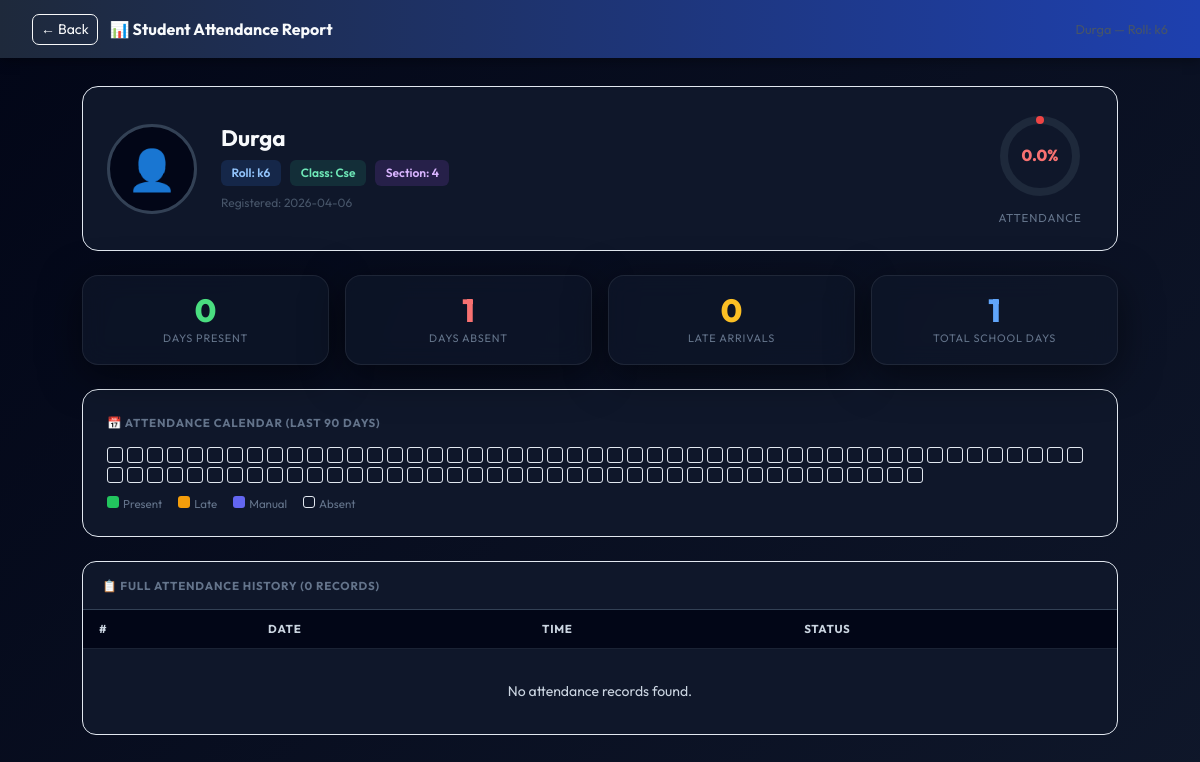
/student_report/18 (signed in), run on the app's committed database.
### tables this page shows
CREATE TABLE students (
                    id INTEGER PRIMARY KEY AUTOINCREMENT,
                    name TEXT NOT NULL,
                    roll TEXT,
                    class TEXT,
                    section TEXT,
                    created_at TEXT
                );

### app.py (the view)
@app.route("/student_report/<int:sid>")
def student_report(sid):
    redir = require_login()
    if redir: return redir
    conn = sqlite3.connect(DB_PATH)
    c = conn.cursor()
    c.execute("SELECT id, name, roll, class, section, created_at FROM students WHERE id=?", (sid,))
    student = c.fetchone()
    if not student:
        conn.close()
        return abort(404)
    c.execute("SELECT id, timestamp, status FROM attendance WHERE student_id=? ORDER BY timestamp DESC", (sid,))
    records = c.fetchall()
    c.execute("SELECT COUNT(DISTINCT date(timestamp)) FROM attendance")
    total_days = c.fetchone()[0] or 1
    conn.close()
    att_dates = {}
    for r in records:
        d = r[1][:10] if r[1] else ""
        if d:
            att_dates[d] = r[2] or "present"
    pct = round(min(100, len(att_dates) / total_days * 100), 1)
    return render_template("student_report.html", student=student, records=records,
                           att_dates=att_dates, pct=pct, total_days=total_days)

### app.py (called while the page is built)
def get_current_user():
    uid = session.get("user_id")
    if not uid:
        return None
    return {"id": uid, "role": session.get("user_role", ""),
            "name": session.get("user_name", ""), "username": session.get("user_username", "")}

def require_staff_or_admin():
    if not session.get("user_id"):
        return redirect(url_for("login"))
    return None

@app.context_processor
def inject_user():
    return {"current_user": get_current_user()}

### templates/student_report.html (shortened to what this page needs)
<!doctype html>
<html lang="en">
<head>
    <link href="https://cdn.jsdelivr.net/npm/bootstrap@5.3.1/dist/css/bootstrap.min.css" rel="stylesheet">
  <link rel="stylesheet" href="{{ url_for('static', filename='css/style.css') }}">
</head>
<body>
    <div class="top-bar">
        <div style="display:flex;align-items:center;gap:.75rem;">
            <a href="/manage_students" class="btn btn-sm btn-outline-light" style="border-radius:7px;">← Back</a>
            <h4>📊 Student Attendance Report</h4>
        </div>
        <div style="font-size:.8rem;color: #475569;">{{ student[1] }} — Roll: {{ student[2] or '—' }}</div>
    </div>
    <div class="page">
        <div class="profile-card">
            <div class="profile-info" style="flex:1;">
                <h2>{{ student[1] }}</h2>
                <div class="profile-meta">
                    {% if student[2] %}<span class="meta-badge mb-blue">Roll: {{ student[2] }}</span>{% endif %}
                    {% if student[3] %}<span class="meta-badge mb-green">Class: {{ student[3] }}</span>{% endif %}
                    {% if student[4] %}<span class="meta-badge mb-purple">Section: {{ student[4] }}</span>{% endif %}
                </div>
                <div style="font-size:.75rem;color:#475569;margin-top:.5rem;">Registered: {{ student[5][:10] if
                    student[5] else '—' }}</div>
            </div>
            <div class="ring-wrap">
                <svg width="90" height="90" viewBox="0 0 90 90">
                    <circle cx="45" cy="45" r="36" fill="none" stroke="#1e293b" stroke-width="8" />
                    <circle cx="45" cy="45" r="36" fill="none"
                        stroke="{{ '#22c55e' if pct >= 75 else '#f59e0b' if pct >= 50 else '#ef4444' }}"
                        stroke-width="8" stroke-linecap="round" stroke-dasharray="{{ pct * 2.262 }} 226.2"
                        transform="rotate(-90 45 45)" />
                    <text x="45" y="50" text-anchor="middle" font-size="16" font-weight="800"
                        fill="{{ '#4ade80' if pct >= 75 else '#fbbf24' if pct >= 50 else '#f87171' }}">{{ pct }}%</text>
                </svg>
                <div class="ring-label">Attendance</div>
            </div>
        </div>
        <div class="stats-row">
            <div class="stat-card">
                <div class="stat-num s-green">{{ att_dates|length }}</div>
                <div class="stat-lbl">Days Present</div>
            </div>
            <div class="stat-card">
                <div class="stat-num s-red">{{ [0, total_days - att_dates|length]|max }}</div>
                <div class="stat-lbl">Days Absent</div>
            </div>
            <div class="stat-card">
                {% set ns = namespace(late_count=0) %}{% for r in records %}{% if r[2]=='late' %}{% set ns.late_count =
                ns.late_count + 1 %}{% endif %}{% endfor %}
                <div class="stat-num s-amber">{{ ns.late_count }}</div>
                <div class="stat-lbl">Late Arrivals</div>
            </div>
            <div class="stat-card">
                <div class="stat-num s-blue">{{ total_days }}</div>
                <div class="stat-lbl">Total School Days</div>
            </div>
        </div>
        <div class="cal-wrap">
            <div class="cal-title">📅 Attendance Calendar (last 90 days)</div>
            <div class="cal-grid" id="calGrid"></div>
            <div class="cal-legend">
                <span><span class="legend-dot day-present"></span>Present</span>
                <span><span class="legend-dot day-late"></span>Late</span>
                <span><span class="legend-dot day-manual"></span>Manual</span>
                <span><span class="legend-dot day-absent" style="border: 1px solid #e2e8f0;"></span>Absent</span>
            </div>
        </div>
        <div class="tbl-wrap">
            <div class="tbl-header">📋 Full Attendance History ({{ records|length }} records)</div>
            <table>
                <thead>
                    <tr>
                        <th>#</th>
                        <th>Date</th>
                        <th>Time</th>
                        <th>Status</th>
                    </tr>
                </thead>
                <tbody>
                    {% for r in records %}
                    <tr>
                        <td>{{ loop.index }}</td>
                        <td>{{ r[1][:10] if r[1] else '—' }}</td>
                        <td>{{ r[1][11:16] if r[1] and r[1]|length > 10 else '—' }}</td>
                        <td>
                            <span
                                class="badge-status {{ 'bs-late' if r[2]=='late' else 'bs-manual' if r[2]=='manual' else 'bs-present' }}">
                                {{ r[2] or 'present' }}
                            </span>
                        </td>
                    </tr>
                    {% else %}
                    <tr>
                        <td colspan="4" style="text-align:center;padding:2rem;color:#475569;">No attendance records
                            found.</td>
                    </tr>
                    {% endfor %}
                </tbody>
            </table>
        </div>
    </div>
</body>
</html>

### static/css/style.css (style rules this page uses)
html, body { min-height: 100vh; margin: 0; font-family: 'Outfit', 'Inter', sans-serif !important; color: #f8fafc !important; overflow-x: hidden; }
body { background: linear-gradient(135deg, #020617, #0f172a, #020617) !important; background-size: 200% 200% !important; animation: gradientBG 20s ease infinite !important; }
.glass-panel, .glass-card, .card, .card-light, .card-dark, .stat-card, .right-panel, .left-panel { background: rgba(15, 23, 42, 0.7) !important; backdrop-filter: blur(12px) !important; -webkit-backdrop-filter: blur(12px) !important; border: 1px solid rgba(255, 255, 255, 0.08) !important; box-shadow: 0 10px 40px rgba(0, 0, 0, 0.5) !important; border-radius: 16px !important; transition: transform 0.3s cubic-bezier(0.4, 0, 0.2, 1), box-shadow 0.3s ease !important; color: #f8fafc !important; }
h1, h2, h3, h4, h5, h6 { font-family: 'Outfit', sans-serif !important; font-weight: 700 !important; color: #f8fafc !important; }
table, .table { color: #f8fafc !important; }
th, td { border-color: rgba(255,255,255,0.05) !important; color: #cbd5e1 !important; }

### templates/student_report.html (style rules this page uses)
*, *::before, *::after { box-sizing: border-box; margin: 0; padding: 0; }
body { background: #020617; color: #f8fafc; font-family: 'Inter', sans-serif; }
.top-bar { background: linear-gradient(90deg, #1e293b, #1e40af); padding: .85rem 2rem; display: flex; align-items: center; justify-content: space-between; box-shadow: 0 2px 12px rgba(0, 0, 0, .4); }
.top-bar h4 { margin: 0; font-size: 1rem; font-weight: 700; color: #f8fafc; }
.page { padding: 1.75rem 2rem; max-width: 1100px; margin: 0 auto; }
.profile-card { background: #0f172a; border: 1px solid #e2e8f0; border-radius: 16px; padding: 1.5rem; display: flex; gap: 1.5rem; align-items: center; margin-bottom: 1.5rem; }
.profile-info h2 { font-size: 1.4rem; font-weight: 800; color: #f8fafc; }
.profile-meta { display: flex; gap: .6rem; flex-wrap: wrap; margin-top: .5rem; }
.meta-badge { padding: .25rem .65rem; border-radius: 6px; font-size: .75rem; font-weight: 600; }
.mb-blue { background: rgba(59, 130, 246, .15); color: #93c5fd; }
.mb-green { background: rgba(52, 211, 153, .12); color: #6ee7b7; }
.mb-purple { background: rgba(168, 85, 247, .15); color: #d8b4fe; }
.stats-row { display: grid; grid-template-columns: repeat(4, 1fr); gap: 1rem; margin-bottom: 1.5rem; }
.stat-card { background: #0f172a; border: 1px solid #e2e8f0; border-radius: 13px; padding: 1.1rem 1.25rem; text-align: center; }
.stat-num { font-size: 2rem; font-weight: 800; line-height: 1; }
.stat-lbl { font-size: .68rem; color: #64748b; text-transform: uppercase; letter-spacing: .8px; margin-top: .25rem; }
.s-blue { color: #60a5fa; }
.s-green { color: #4ade80; }
.s-amber { color: #fbbf24; }
.s-red { color: #f87171; }
.cal-wrap { background: #0f172a; border: 1px solid #e2e8f0; border-radius: 16px; padding: 1.5rem; margin-bottom: 1.5rem; }
.cal-title { font-size: .72rem; font-weight: 700; color: #64748b; text-transform: uppercase; letter-spacing: .8px; margin-bottom: 1rem; }
.cal-grid { display: flex; flex-wrap: wrap; gap: 4px; }
.day-absent { background: #0f172a; border: 1px solid #e2e8f0; }
.day-present { background: #22c55e; }
.day-late { background: #f59e0b; }
.day-manual { background: #6366f1; }
.cal-legend { display: flex; gap: 1rem; margin-top: .75rem; font-size: .72rem; color: #64748b; }
.legend-dot { width: 12px; height: 12px; border-radius: 3px; display: inline-block; margin-right: 4px; }
.ring-wrap { display: flex; flex-direction: column; align-items: center; padding-left: 1.5rem; min-width: 130px; }
.ring-label { font-size: .72rem; color: #64748b; text-transform: uppercase; letter-spacing: .8px; margin-top: .5rem; }
.tbl-wrap { background: #0f172a; border: 1px solid #e2e8f0; border-radius: 14px; overflow: hidden; }
.tbl-header { padding: .9rem 1.2rem; font-size: .72rem; font-weight: 700; color: #64748b; text-transform: uppercase; letter-spacing: .8px; border-bottom: 1px solid #334155; }
table { width: 100%; border-collapse: collapse; font-size: .875rem; }
thead th { background: #020617; padding: .65rem 1rem; color: #64748b; font-size: .72rem; text-transform: uppercase; letter-spacing: .7px; border-bottom: 1px solid #334155; }
tbody tr { border-bottom: 1px solid rgba(51, 65, 85, .5); }
tbody tr:last-child { border-bottom: none; }
tbody td { padding: .6rem 1rem; color: #e2e8f0; }

### data on the page
students: name "Durga", roll "k6", class "Cse", section "4", created_at "2026-04-06"

### other printed values
{{ pct }} "0.0"
{{ att_dates|length }} "0"
{{ [0, total_days - att_dates|length]|max }} "1"
{{ ns.late_count }} "0"
{{ total_days }} "1"
{{ records|length }} "0"
